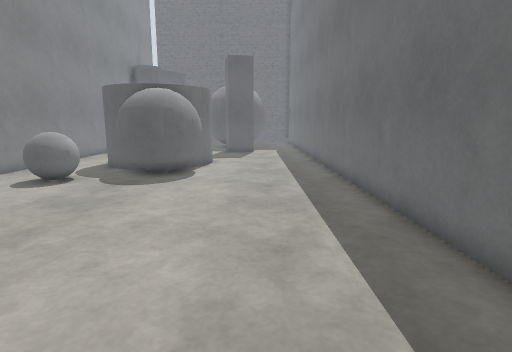
[1] (above)

17 first-person views from a walk through a world built for the Gazebo simulator. The camera is 1.2 m above the floor, tilts 10° down and sees 80° across. The floor is counted in squares, 0.5 m on a side. Each view is taken from the middle of a square. On the plan, view 1 faces up. The plan holds only what a view shows up to about 18 squares ahead; the rest is blank. The place goes on beyond the plan.

[2]
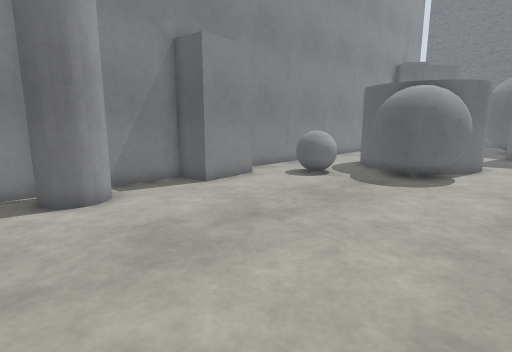

[3]
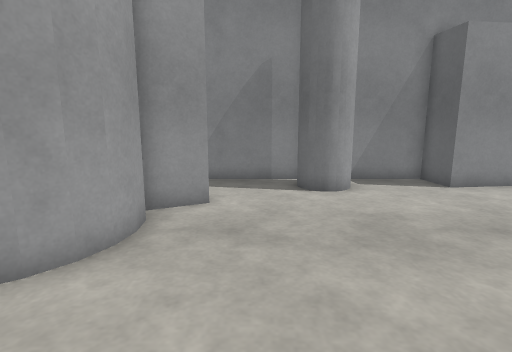

[4]
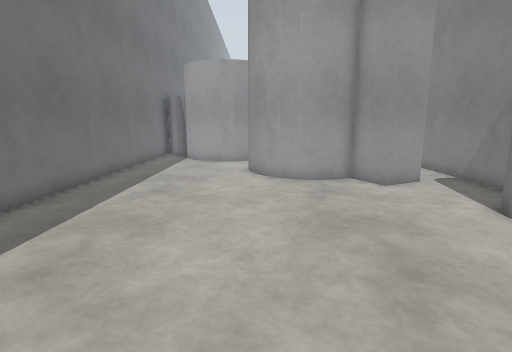

[5]
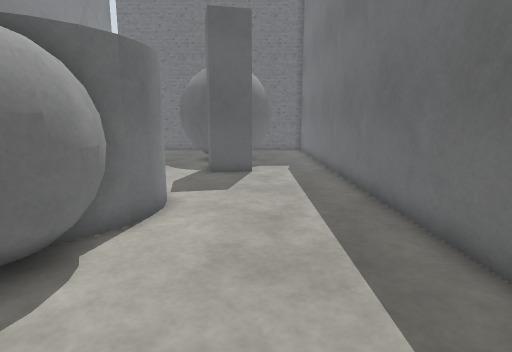

[6]
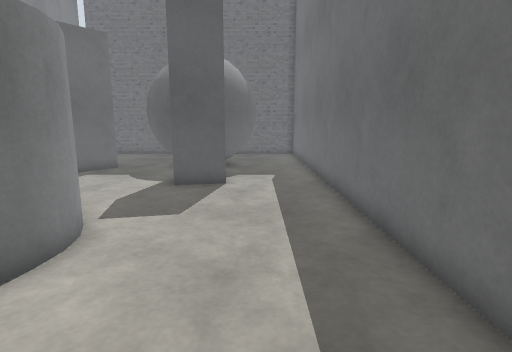

[7]
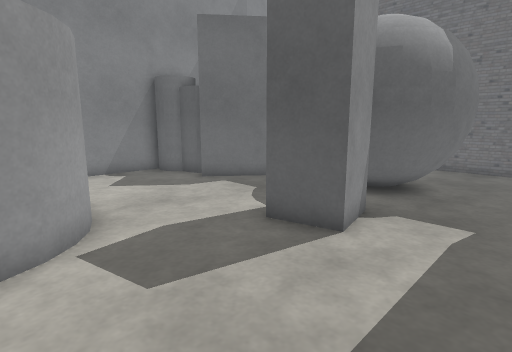

[8]
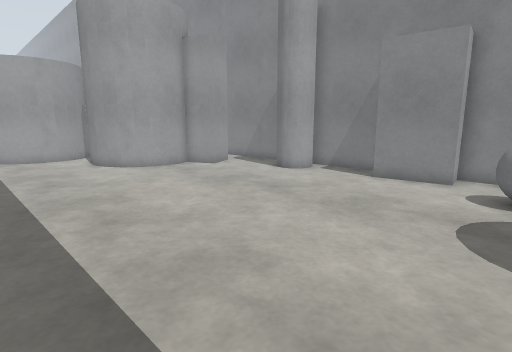

[9]
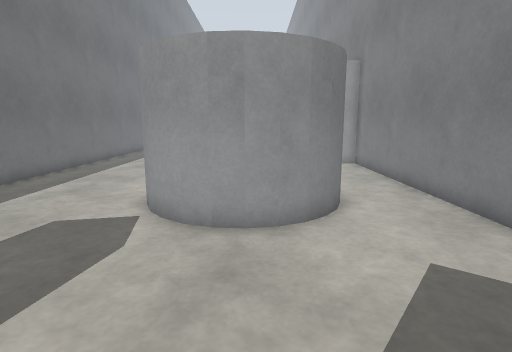

[10]
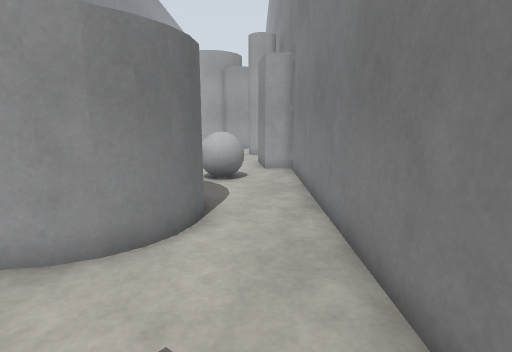

[11]
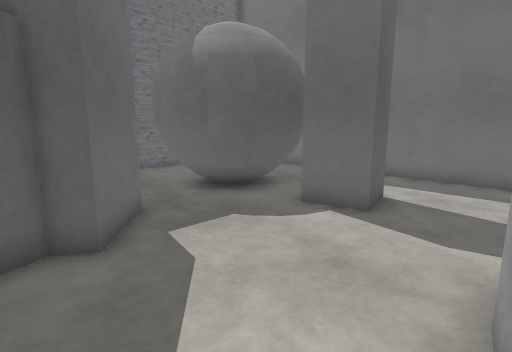

[12]
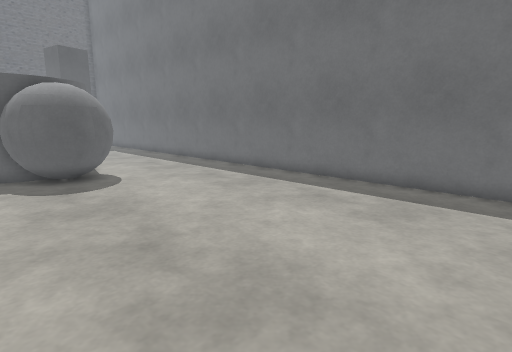

[13]
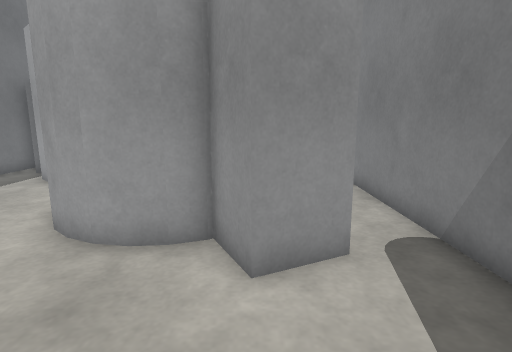

[14]
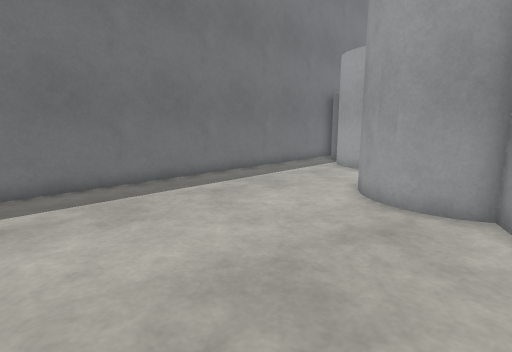

[15]
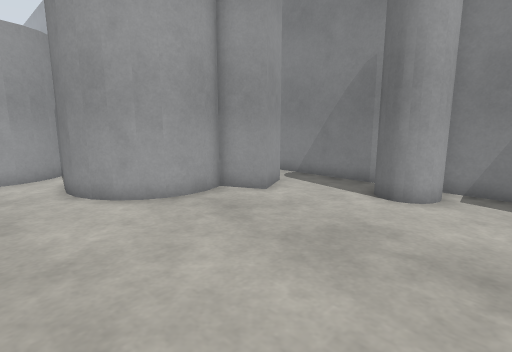

[16]
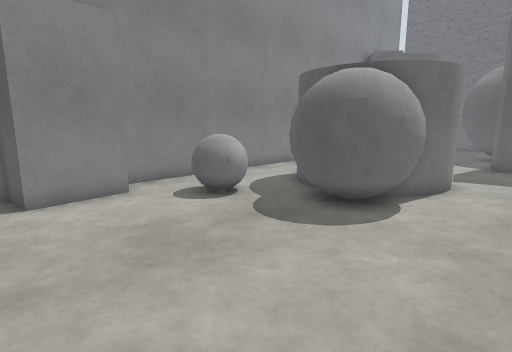

[17]
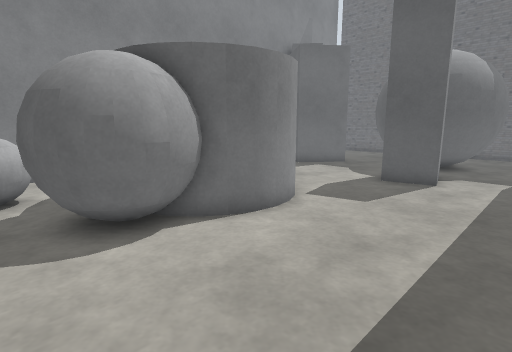

### Floor plan
Key: @ floor where view 1 was taken; # wall or solid block; . floor; C grey cylinder; B grey ball; P grey post; G grey pole.
Columns run from 12 left of view 1 to 4 right of it. Each row starts with its distance up from view 1.
 31       .BB   BB..#
 30       .BBBBBBB..#
 29      P.BBBBBBB..#
 28   ##PP..BBBBB...#
 27 ###PP.....PP....#
 26 ##........PPP...#
 25 #.........PPP...#
 24 #...............#
 23 #...............#
 22 #...............#
 21 #....CCCC.......#
 20 #...CC  CC......#
 19 #..CC    C......#
 18 #..C     C......#
 17 #...C    C......#
 16 #...CC  BB......#
 15 #....BBBBB......#
 14 #..BB.BBBB......#
 13 #..BB.BBB.......#
 12 #..BB...........#
 11 #...............#
 10 PPP.............#
  9   P.............#
  8   P.............#
  7 #PP.............#
  6 #...............#
  5 #...............#
  4 #.G.............#
  3 #GG.............#
  2 # G.............#
  1 #...............#
  0 #...........@...#
 -1 #...............#
 -2 #..PP...........#
 -3 #.. PPCCC.......#
 -4 #..     CC......#
 -5 #.       C......#
 -6 #.       C......#
 -7 #.       C......#
 -8 #        .......#

Positions as (right, up) in squares from view 1, and headings:
1: (0, 0), facing up
2: (0, 0), facing up-left
3: (1, 0), facing left
4: (-3, 10), facing down
5: (0, 10), facing up
6: (1, 13), facing up
7: (3, 19), facing up-left
8: (3, 13), facing down-left
9: (-6, 28), facing down
10: (-10, 26), facing down
11: (-10, 21), facing up-right
12: (-8, 0), facing up-right
13: (-8, 3), facing down
14: (-8, 6), facing down-right
15: (0, 6), facing down-left
16: (0, 6), facing up-left
17: (3, 12), facing up-left
